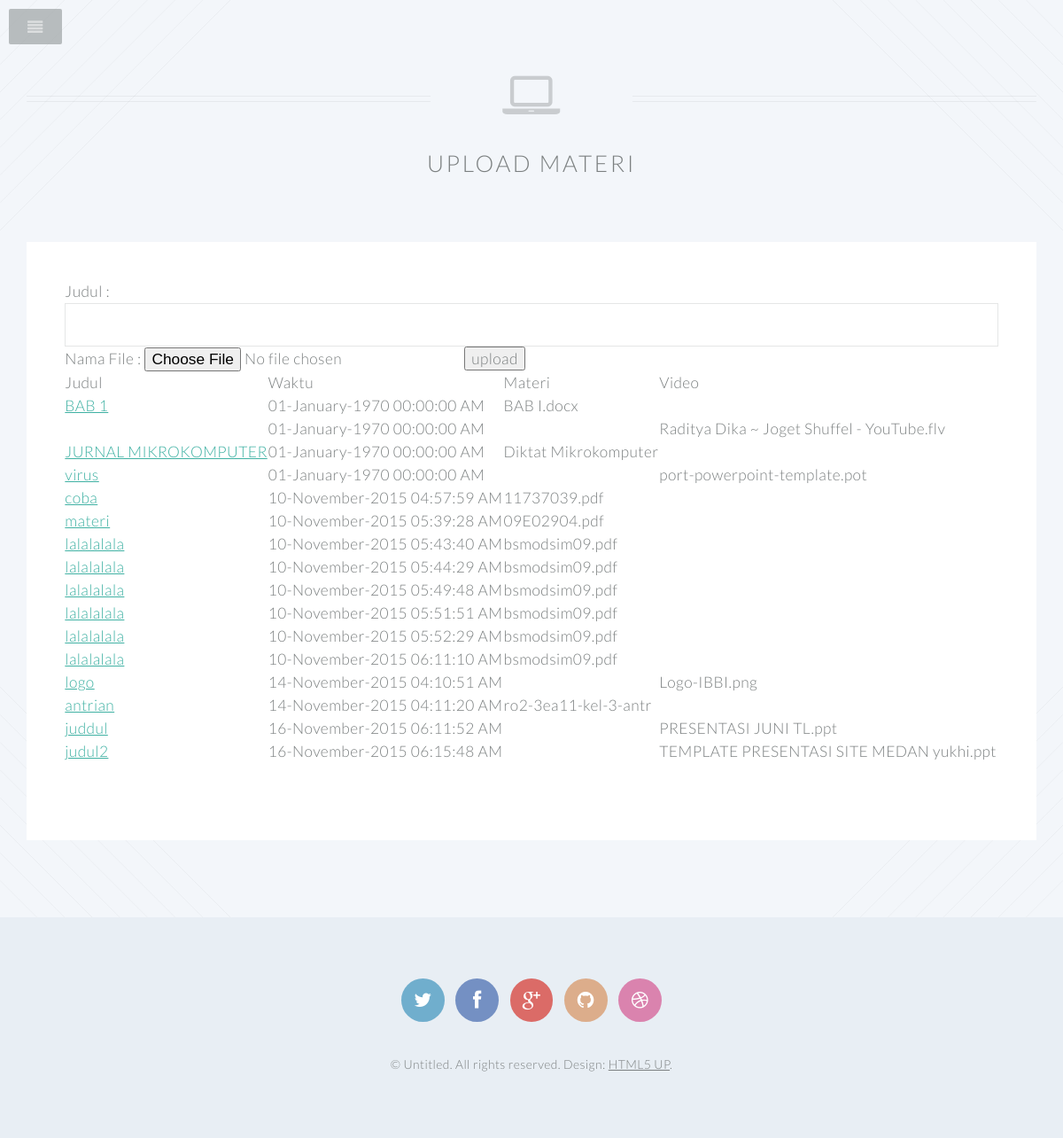
The page /menumateri.php on the database its author committed.
### tables this page shows
CREATE TABLE IF NOT EXISTS `tbmateri` (
  `id` int(11) NOT NULL,
  `judul` varchar(20) NOT NULL,
  `materi` varchar(20) NOT NULL,
  `video` varchar(50) NOT NULL,
  `waktu` int(11) NOT NULL
);

### upload.php (the view, shortened to what this page needs)
<form action="upload.php" method="post" enctype="multipart/form-data">
	Judul : <input type="text" name="judul" />
	Nama File : <input type="file" name="file" />
	<input type="submit" value="upload" name="upload" />
</form>
<table width="100% " border="1">
  <tr>
    <td>Judul</td>
    <td>Waktu</td>
    <td>Materi</td>
    <td>Video</td>
  </tr>
  <?php
  	$sql = 'SELECT * FROM tbmateri';
	$data = mysql_query($sql);
	while ($row = mysql_fetch_assoc($data))
	{
  ?>
  <tr>
    <td><a href="tampil2.php?id=<?php echo $row['id']?>">
	<?php echo $row['judul']?>
	</a></td>
    <td><?php echo date('d-F-Y H:i:s A', $row['waktu'])?></td>
    <td><?php echo $row['materi']?></td>
    <td><?php echo $row['video']?></td>
  </tr>
<?Php
}
?>
</table>

### css/style.css (style rules this page uses)
body, #skel-layers-wrapper { background: #f3f6fa; }
body, input, select, textarea { color: #7c8081; font-family: 'Lato', sans-serif; font-size: 15pt; font-weight: 300; letter-spacing: 0.025em; line-height: 1.75em; }
a { color: #3fb1a3; text-decoration: underline; }
p, ul, ol, dl, table, blockquote { margin: 0 0 2em 0; }
input[type="text"], input[type="password"], input[type="email"], textarea { -moz-transition: background-color 0.2s ease-in-out, border-color 0.2s ease-in-out; -webkit-transition: background-color 0.2s ease-in-out, border-color 0.2s ease-in-out; -o-transition: background-color 0.2s ease-in-out, border-color 0.2s ease-in-out; -ms-transition: background-color 0.2s ease-in-out, border-color 0.2s ease-in-out; transition: background-color 0.2s ease-in-out, border-color 0.2s ease-in-out; -moz-appearance: none; -webkit-appearance: none; -o-appearance: none; -ms-appearance: none; appearance: none; background: none; border: solid 1px rgba(124, 128, 129, 0.2); color: inherit; display: block; padding: 0.75em; text-decoration: none; width: 100%; outline: 0; }
input[type="text"], input[type="password"], input[type="email"] { line-height: 1em; }
table { width: 100%; }

### css/style-wide.css (style rules this page uses)
body, input, select, textarea { font-size: 14pt; }

### css/style-normal.css (style rules this page uses)
body, input, select, textarea { font-size: 13pt; letter-spacing: 0.025em; line-height: 1.65em; }

### css/style-narrow.css (style rules this page uses)
body, input, select, textarea { font-size: 13pt; letter-spacing: 0.025em; line-height: 1.5em; }

### rows shown on the page
tbmateri: judul "BAB 1", waktu "01-January-1970 00:00:00 AM", materi "BAB I.docx"
tbmateri: waktu "01-January-1970 00:00:00 AM", video "Raditya Dika ~ Joget Shuffel - YouTube.flv"
tbmateri: judul "JURNAL MIKROKOMPUTER", waktu "01-January-1970 00:00:00 AM", materi "Diktat Mikrokomputer"
tbmateri: judul "virus", waktu "01-January-1970 00:00:00 AM", video "port-powerpoint-template.pot"
tbmateri: judul "coba", waktu "10-November-2015 04:57:59 AM", materi "11737039.pdf"
tbmateri: judul "materi", waktu "10-November-2015 05:39:28 AM", materi "09E02904.pdf"
tbmateri: judul "lalalalala", waktu "10-November-2015 05:43:40 AM", materi "bsmodsim09.pdf"
tbmateri: judul "lalalalala", waktu "10-November-2015 05:44:29 AM", materi "bsmodsim09.pdf"
tbmateri: judul "lalalalala", waktu "10-November-2015 05:49:48 AM", materi "bsmodsim09.pdf"
tbmateri: judul "lalalalala", waktu "10-November-2015 05:51:51 AM", materi "bsmodsim09.pdf"
tbmateri: judul "lalalalala", waktu "10-November-2015 05:52:29 AM", materi "bsmodsim09.pdf"
tbmateri: judul "lalalalala", waktu "10-November-2015 06:11:10 AM", materi "bsmodsim09.pdf"
tbmateri: judul "logo", waktu "14-November-2015 04:10:51 AM", video "Logo-IBBI.png"
tbmateri: judul "antrian", waktu "14-November-2015 04:11:20 AM", materi "ro2-3ea11-kel-3-antr"
tbmateri: judul "juddul", waktu "16-November-2015 06:11:52 AM", video "PRESENTASI JUNI TL.ppt"
tbmateri: judul "judul2", waktu "16-November-2015 06:15:48 AM", video "TEMPLATE PRESENTASI SITE MEDAN yukhi.ppt"
